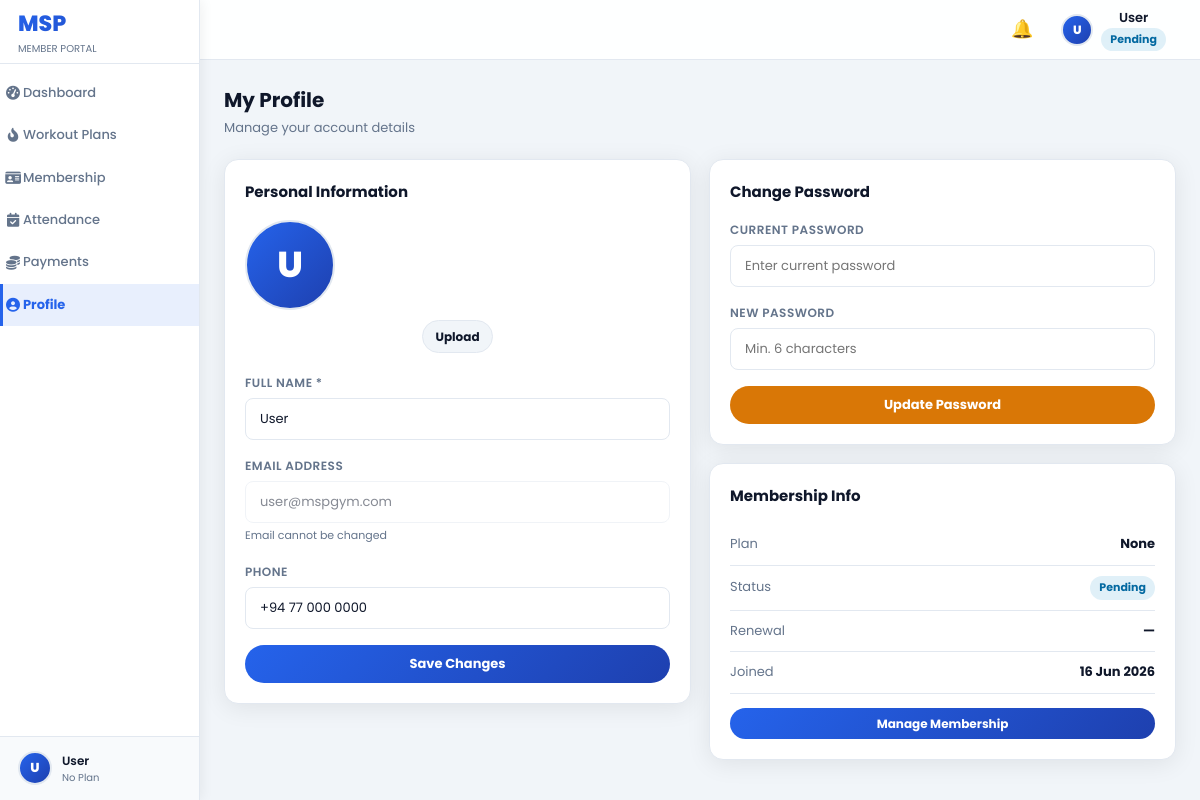
Page /views/user/profile.php (signed in) on the committed database.
### tables this page shows
CREATE TABLE `users` (
  `id` int(11) NOT NULL,
  `name` varchar(100) NOT NULL,
  `email` varchar(100) NOT NULL,
  `password` varchar(255) NOT NULL,
  `phone` varchar(20) DEFAULT NULL,
  `profile_image` varchar(255) DEFAULT NULL,
  `membership_plan` varchar(50) DEFAULT NULL,
  `membership_status` enum('active','expired','pending') DEFAULT 'pending',
  `renewal_date` date DEFAULT NULL,
  `role` enum('user','admin') DEFAULT 'user',
  `created_at` timestamp NOT NULL DEFAULT current_timestamp()
);

### config/database.php (called while the page is built)
<?php
function db(): PDO {
    static $pdo = null;
    if ($pdo === null) {
        $host   = 'localhost';
        $dbname = 'gym';
        $user   = 'root';
        $pass   = '';
        try {
            $pdo = new PDO("mysql:host=$host;dbname=$dbname;charset=utf8mb4", $user, $pass, [
                PDO::ATTR_ERRMODE            => PDO::ERRMODE_EXCEPTION,
                PDO::ATTR_DEFAULT_FETCH_MODE => PDO::FETCH_ASSOC,
                PDO::ATTR_EMULATE_PREPARES   => false,
            ]);
        } catch (PDOException $e) {
            http_response_code(503);
            die('Database connection failed. Please try again later.');
        }
    }
    return $pdo;
}

### functions/auth.php (called while the page is built, shortened)
<?php
function current_user(): ?array {
    static $user = null;
    if ($user === null) {
        $s = db()->prepare('SELECT * FROM users WHERE id=:id LIMIT 1');
        $s->execute(['id' => $_SESSION['user_id']]);
        $user = $s->fetch() ?: null;
    }
    return $user;
}

### views/user/profile.php (the view, shortened to what this page needs)
<?php
$user = current_user();
$user = current_user();
include APP_ROOT . '/views/includes/head_user.php';
?>
<div class="page-header">
    <div><h2>My Profile</h2><p>Manage your account details</p></div>
</div>
<div class="grid-2" style="align-items:start;">
    <div class="card">
        <div class="card-header"><span class="card-title">Personal Information</span></div>
        <form method="POST" enctype="multipart/form-data">
            <div style="text-align:center;margin-bottom:20px;">
                <?php if ($user['profile_image']): ?>
                    <img src="<?= e(img_url($user['profile_image'])) ?>"
                         onclick="showImageModal('<?= e(img_url($user['profile_image'])) ?>')"
                         style="width:90px;height:90px;border-radius:50%;object-fit:cover;border:3px solid var(--primary);cursor:zoom-in;margin:0 auto;">
                <?php else: ?>
                    <?= avatar($user['name'], null, 90) ?>
                <?php endif; ?>
                <div style="margin-top:10px;">
                    <label class="btn btn-secondary btn-sm" style="cursor:pointer;">
                        Upload
                    </label>
                </div>
            </div>
            <div class="form-group">
                <label class="form-label">Full Name *</label>
                <input name="name" class="form-control" value="<?= e($user['name']) ?>" required>
            </div>
            <div class="form-group">
                <label class="form-label">Email Address</label>
                <input class="form-control" value="<?= e($user['email']) ?>" disabled style="opacity:0.5;">
                <span class="form-hint">Email cannot be changed</span>
            </div>
            <div class="form-group">
                <label class="form-label">Phone</label>
                <input name="phone" class="form-control" value="<?= e($user['phone'] ?? '') ?>" placeholder="+94 77 000 0000">
            </div>
            <button type="submit" class="btn btn-primary" style="width:100%;">Save Changes</button>
        </form>
    </div>
    <div>
        <div class="card" style="margin-bottom:18px;">
            <div class="card-header"><span class="card-title">Change Password</span></div>
            <form method="POST">
                <div class="form-group">
                    <label class="form-label">Current Password</label>
                    <input type="password" name="current_password" class="form-control" placeholder="Enter current password">
                </div>
                <div class="form-group">
                    <label class="form-label">New Password</label>
                    <input type="password" name="new_password" class="form-control" placeholder="Min. 6 characters">
                </div>
                <button type="submit" class="btn btn-warning" style="width:100%;">Update Password</button>
            </form>
        </div>
        <div class="card">
            <div class="card-header"><span class="card-title">Membership Info</span></div>
            <div>
                <?php foreach ([
                    'Plan'    => $user['membership_plan'] ?? 'None',
                    'Status'  => null,
                    'Renewal' => $user['renewal_date'] ?? '—',
                    'Joined'  => date('d M Y', strtotime($user['created_at'])),
                ] as $lbl => $val): ?>
                <div style="display:flex;justify-content:space-between;align-items:center;padding:10px 0;border-bottom:1px solid var(--border);font-size:13px;">
                    <span class="text-muted"><?= $lbl ?></span>
                    <?php if ($lbl === 'Status'): ?>
                        <?= badge_status($user['membership_status'] ?? 'pending') ?>
                    <?php else: ?>
                        <strong><?= e($val) ?></strong>
                    <?php endif; ?>
                </div>
                <?php endforeach; ?>
            </div>
            <div style="margin-top:14px;">
                <a href="/gym-system/views/user/membership.php" class="btn btn-primary btn-sm" style="width:100%;">Manage Membership</a>
            </div>
        </div>
    </div>
</div>
<?php include APP_ROOT . '/views/includes/foot_user.php'; ?>

### views/includes/head_user.php (shortened to what this page needs)
<?php
$_me    = current_user();
?>
<!DOCTYPE html>
<html lang="en">
<head>
<link rel="stylesheet" href="/gym-system/assets/css/main.css">
</head>
<body>
<div class="app-layout">
<?php include APP_ROOT . '/views/includes/sidebar_user.php'; ?>
<div class="main-content" id="mainContent">
<header class="topbar">
  <div class="topbar-actions">
    <a href="/gym-system/views/user/notifications.php" class="topbar-notif" title="Notifications">
      &#128276;
    </a>
    <div class="topbar-profile-wrap" style="position:relative;">
      <button
        type="button"
        id="profileDropdownBtn"
        class="topbar-user"
        style="border:0;background:transparent;color:inherit;cursor:pointer;"
      >
        <?= avatar($_me['name'] ?? '', $_me['profile_image'] ? img_url($_me['profile_image']) : null, 32) ?>
        <div class="topbar-user-info">
          <div class="topbar-user-name"><?= e($_me['name'] ?? '') ?></div>
          <div class="topbar-user-role"><?= badge_status($_me['membership_status'] ?? 'pending') ?></div>
        </div>
      </button>
    </div>
  </div>
</header>
<div class="page-body">

### views/includes/sidebar_user.php (shortened to what this page needs)
<?php
$page  = basename($_SERVER['PHP_SELF']);
$me    = current_user();
function ub_active(string ...$pages): string {
    global $page;
    return in_array($page, $pages) ? 'active' : '';
}
?>
<link rel="stylesheet" href="https://cdnjs.cloudflare.com/ajax/libs/font-awesome/6.5.0/css/all.min.css">
<aside class="sidebar" id="appSidebar">
  <div class="sidebar-brand">
    <div class="brand-wrap">
      <div class="brand-logo">MSP</div>
      <div class="brand-sub">MEMBER PORTAL</div>
    </div>
  </div>
  <nav class="sidebar-nav">
    <div class="nav-item">
      <a href="/gym-system/views/user/dashboard.php" class="nav-link <?= ub_active('dashboard.php') ?>">
        <span class="nav-icon"><i class="fa-solid fa-gauge-high"></i></span>
        <span class="nav-label">Dashboard</span>
      </a>
    </div>
    <div class="nav-item">
      <a href="/gym-system/views/user/workout.php" class="nav-link <?= ub_active('workout.php') ?>">
        <span class="nav-icon"><i class="fa-solid fa-fire-flame-curved"></i></span>
        <span class="nav-label">Workout Plans</span>
      </a>
    </div>
    <div class="nav-item">
      <a href="/gym-system/views/user/membership.php" class="nav-link <?= ub_active('membership.php') ?>">
        <span class="nav-icon"><i class="fa-solid fa-id-card"></i></span>
        <span class="nav-label">Membership</span>
      </a>
    </div>
    <div class="nav-item">
      <a href="/gym-system/views/user/attendance.php" class="nav-link <?= ub_active('attendance.php') ?>">
        <span class="nav-icon"><i class="fa-solid fa-calendar-check"></i></span>
        <span class="nav-label">Attendance</span>
      </a>
    </div>
    <div class="nav-item">
      <a href="/gym-system/views/user/payments.php" class="nav-link <?= ub_active('payments.php') ?>">
        <span class="nav-icon"><i class="fa-solid fa-coins"></i></span>
        <span class="nav-label">Payments</span>
      </a>
    </div>
    <div class="nav-item">
      <a href="/gym-system/views/user/profile.php" class="nav-link <?= ub_active('profile.php') ?>">
        <span class="nav-icon"><i class="fa-solid fa-circle-user"></i></span>
        <span class="nav-label">Profile</span>
      </a>
    </div>
  </nav>
  <div class="sidebar-footer">
    <?= avatar($me['name'] ?? 'Member', $me['profile_image'] ? img_url($me['profile_image']) : null, 34) ?>
    <div class="footer-info">
      <div class="footer-name"><?= e($me['name'] ?? '') ?></div>
      <div class="footer-role"><?= e($me['membership_plan'] ?? 'No Plan') ?></div>
    </div>
  </div>
</aside>

### functions/helpers.php (shortened to what this page needs)
<?php
function e(mixed $v): string {
    return htmlspecialchars((string)$v, ENT_QUOTES | ENT_SUBSTITUTE, 'UTF-8');
}
function badge_status(string $status): string {
    $map = [
        'active'    => 'success',
        'expired'   => 'danger',
        'pending'   => 'info',
        'paid'      => 'success',
        'failed'    => 'danger',
        'present'   => 'success',
        'late'      => 'warning',
        'inactive'  => 'danger',
        'completed' => 'info',
        'paused'    => 'warning',
    ];
    $cls = $map[strtolower($status)] ?? 'default';
    return '<span class="badge badge-' . $cls . '">' . e(ucfirst($status)) . '</span>';
}
function avatar(string $name, ?string $img = null, int $size = 40): string {
    $initial = strtoupper(mb_substr($name, 0, 1));
    return '<div class="avatar-initial" style="width:' . $size . 'px;height:' . $size . 'px;font-size:' . (int)($size * 0.4) . 'px">' . $initial . '</div>';
}

### rows in the picture
users: name "U U U", name "User", membership_plan "No Plan", membership_status "Pending", email "user@mspgym.com", phone "+94 77 000 0000", lbl "Status"

### other values in the picture
$lbl "Plan"
$val "None"
$lbl "Renewal"
$val "—"
$lbl "Joined"
$val "16 Jun 2026"
